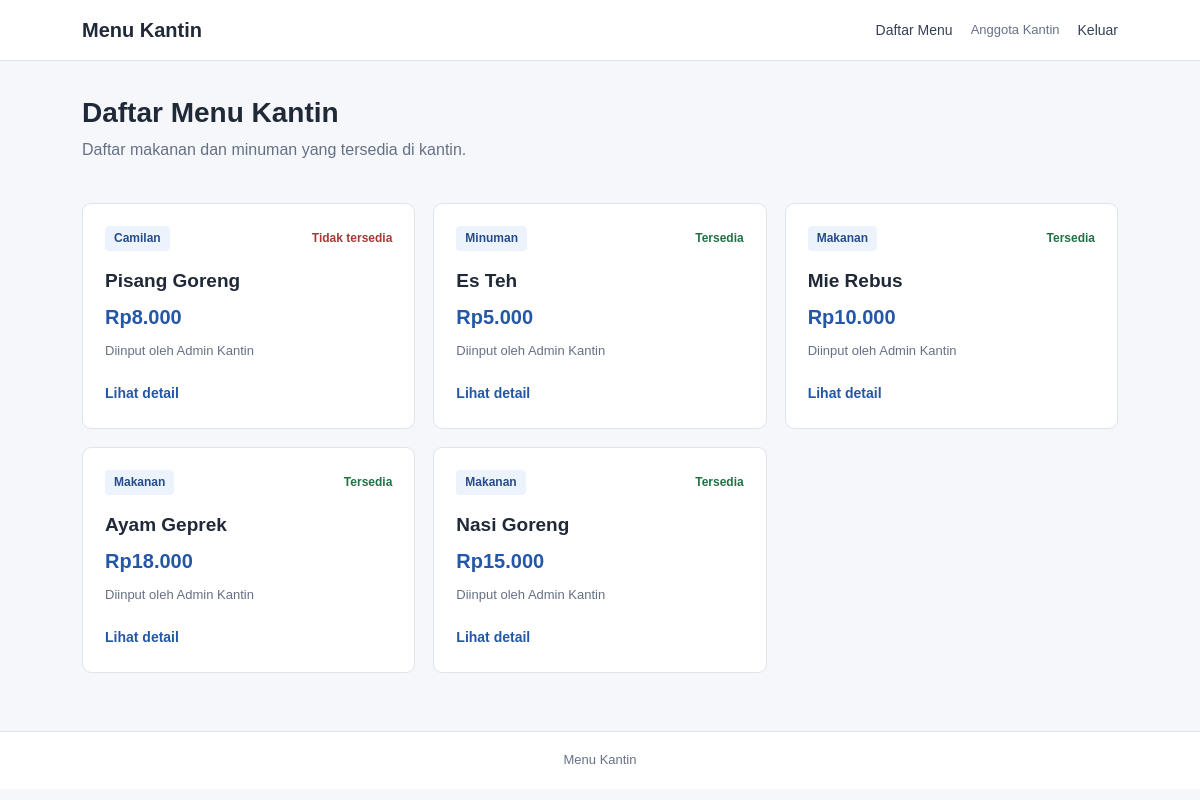
The page /daftar.php (signed in) on the database its author committed.
### tables this page shows
CREATE TABLE menu_kantin (
    id INT UNSIGNED AUTO_INCREMENT PRIMARY KEY,
    pengguna_id INT UNSIGNED NOT NULL,
    nama_menu VARCHAR(150) NOT NULL,
    kategori ENUM('Makanan', 'Minuman', 'Camilan') NOT NULL,
    harga INT UNSIGNED NOT NULL,
    tersedia ENUM('Ya', 'Tidak') NOT NULL,
    deskripsi VARCHAR(2000) NOT NULL DEFAULT '',
    CONSTRAINT cek_harga_menu CHECK (harga BETWEEN 1000 AND 100000),
    CONSTRAINT fk_menu_pengguna FOREIGN KEY (pengguna_id)
        REFERENCES pengguna(id) ON UPDATE CASCADE ON DELETE RESTRICT
);

CREATE TABLE pengguna (
    id INT UNSIGNED AUTO_INCREMENT PRIMARY KEY,
    username VARCHAR(30) NOT NULL UNIQUE,
    nama VARCHAR(100) NOT NULL,
    peran ENUM('admin', 'anggota') NOT NULL DEFAULT 'anggota',
    hash_sandi VARCHAR(255) NOT NULL
);

### sesi.php (called while the page is built, shortened)
<?php
function e($nilai) {
    return htmlspecialchars((string) $nilai, ENT_QUOTES, 'UTF-8');
}
?>

### daftar.php (the view, shortened to what this page needs)
<?php
require_once 'koneksi.php';
require_once 'sesi.php';
$sql = "SELECT m.id, m.nama_menu, m.kategori, m.harga, m.tersedia, m.deskripsi,
               p.nama AS nama_penginput
        FROM menu_kantin m
        JOIN pengguna p ON m.pengguna_id = p.id
        ORDER BY m.id DESC";
$hasil = $koneksi->query($sql);
require 'header.php';
?>
<section class="page-heading">
    <div>
        <h1>Daftar Menu Kantin</h1>
        <p class="muted">Daftar makanan dan minuman yang tersedia di kantin.</p>
    </div>
</section>
<?php if ($hasil->num_rows === 0): ?>
    <section class="empty-state"><h2>Belum ada menu</h2><p>Data menu akan tampil di halaman ini.</p></section>
<?php else: ?>
    <div class="menu-grid">
        <?php while ($menu = $hasil->fetch_assoc()): ?>
            <article class="menu-card">
                <div class="menu-card-top">
                    <span class="category"><?= e($menu['kategori']) ?></span>
                    <span class="status <?= $menu['tersedia'] === 'Ya' ? 'available' : 'unavailable' ?>">
                        <?= e($menu['tersedia'] === 'Ya' ? 'Tersedia' : 'Tidak tersedia') ?>
                    </span>
                </div>
                <h2><?= e($menu['nama_menu']) ?></h2>
                <p class="price">Rp<?= number_format((int) $menu['harga'], 0, ',', '.') ?></p>
                <p class="muted small">Diinput oleh <?= e($menu['nama_penginput']) ?></p>
                <a class="detail-link" href="detail.php?id=<?= (int) $menu['id'] ?>">Lihat detail</a>
            </article>
        <?php endwhile; ?>
    </div>
<?php endif; ?>
<?php require 'footer.php'; ?>

### style.css (style rules this page uses)
* { box-sizing: border-box; }
:root { --biru: #2457a7; --biru-gelap: #193f7b; --teks: #202938; --abu: #667085; --garis: #dfe4ea; --latar: #f5f7fa; --putih: #ffffff; }
body { margin: 0; font-family: Arial, Helvetica, sans-serif; color: var(--teks); background: var(--latar); line-height: 1.6; }
a { color: var(--biru); text-decoration: none; }
h1, h2, p { margin-top: 0; }
h1 { margin-bottom: 6px; font-size: 28px; line-height: 1.3; }
h2 { font-size: 19px; }
.muted { color: var(--abu); }
.small { font-size: 13px; }
.page-heading { display: flex; justify-content: space-between; align-items: center; gap: 20px; margin-bottom: 24px; }
.menu-grid { display: grid; grid-template-columns: repeat(3, minmax(0, 1fr)); gap: 18px; }
.menu-card, .form-card, .detail-card, .empty-state { background: var(--putih); border: 1px solid var(--garis); border-radius: 9px; padding: 22px; }
.menu-card h2 { margin: 15px 0 4px; }
.menu-card-top { display: flex; align-items: center; justify-content: space-between; gap: 8px; }
.category { display: inline-block; padding: 3px 9px; border-radius: 4px; background: #edf3fc; color: #254d89; font-size: 12px; font-weight: 600; }
.status { display: inline-block; font-size: 12px; font-weight: 600; }
.available { color: #237044; }
.unavailable { color: #a33b36; }
.price { color: var(--biru); font-size: 20px; font-weight: 700; margin-bottom: 8px; }
.detail-link { display: inline-block; margin-top: 8px; font-size: 14px; font-weight: 600; }

### rows shown on the page
menu_kantin: kategori "Camilan", tersedia "Tidak tersedia", nama_menu "Pisang Goreng", harga "8.000", pengguna.nama "Admin Kantin"
menu_kantin: kategori "Minuman", tersedia "Tersedia", nama_menu "Es Teh", harga "5.000", pengguna.nama "Admin Kantin"
menu_kantin: kategori "Makanan", tersedia "Tersedia", nama_menu "Mie Rebus", harga "10.000", pengguna.nama "Admin Kantin"
menu_kantin: kategori "Makanan", tersedia "Tersedia", nama_menu "Ayam Geprek", harga "18.000", pengguna.nama "Admin Kantin"
menu_kantin: kategori "Makanan", tersedia "Tersedia", nama_menu "Nasi Goreng", harga "15.000", pengguna.nama "Admin Kantin"

### other values the page prints
$_SESSION['nama'] "Anggota Kantin"
